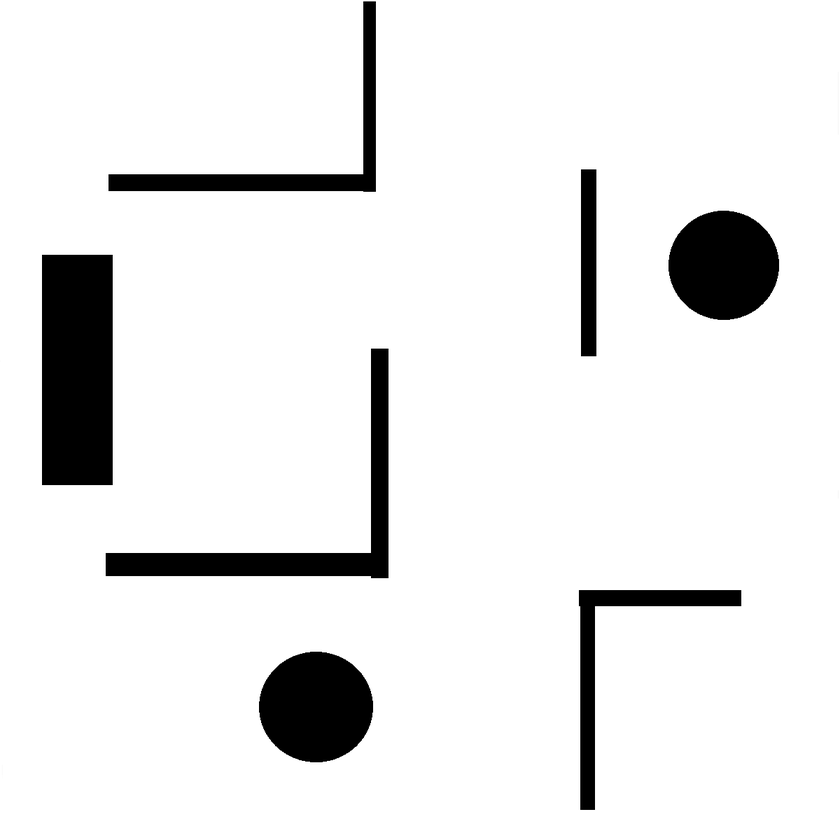
#> input picture Path-Planning/Binary_Map_1200px1200.png, 840 x 840 px, shrunk from 1200 x 1200 before the run, found by its file name
$ python test2.py
#> lines starting #> are read from the running program, lines starting #| are printed output that depends on the picture
#Program too implement a basic animated pyplot
#Plots a sequence of pyplot figures into a gif or mp4 file.

from matplotlib.animation import PillowWriter
from matplotlib import pyplot as plt
import numpy as np
import random
import math
from PIL import Image,ImageOps

#Importing image
img = Image.open(r"C:\Users\large\OneDrive\Documents\Desktop\University-Rover\Path-Planning\Binary_Map_1200px1200.png")
#> img is the input picture: PIL image 840x840 RGBA; mean R, G, B, A 233, 233, 233, 255
#Converting image to greyscale
img = ImageOps.grayscale(img)
#> img: PIL image 840x840 L
#> the loop `for i in range(100):` made 100 passes
#> pass 1, `writer.grab_frame()`:
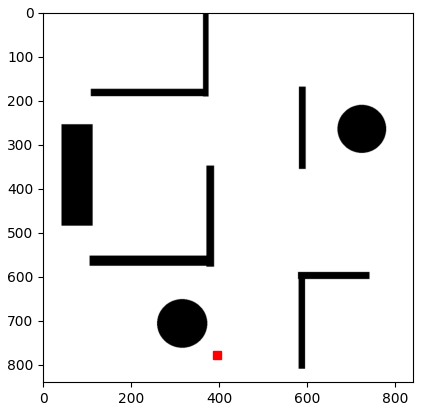
#> figure drawn by matplotlib, 1 panel
matrix = np.asarray(img)


#Making a pyplot figure
fig = plt.figure()
#Plotting the image
img_plot = plt.imshow(img,cmap='gray', vmin=0, vmax=255)
#We create a empty plot too use
l, = plt.plot([],[],'rs')
#Creating a metadata object for gif video
metadata = dict(title="RRT",artist="Preston Ott")
#Creating a PillowWriter object that will store pyplot frames
writer = PillowWriter(fps=15,metadata = metadata)
#Creating 2 numpy arrays to store points
x = np.zeros(0)
y = np.zeros(0)

#using with operator to write frames into writer, it saves (fig), into rrt.gif file,
with writer.saving(fig,"rrt.gif",100):

    #Using a for loop to generate random points and add them to the figure
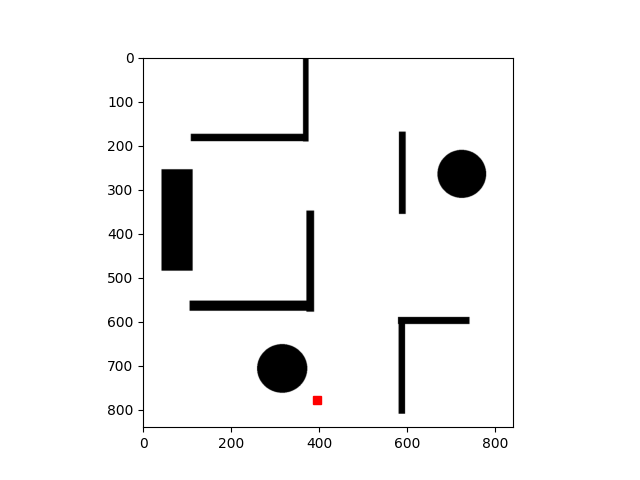
#> saved as rrt.gif: PIL image 640x480 RGBA; mean R, G, B, A 242.9, 242.8, 242.8, 255
    for i in range(100):
        xp = random.randint(0,matrix.shape[0])
        yp = random.randint(1,matrix.shape[1])

        x = np.append(x,xp)
        y = np.append(y,yp)

        #Putting the data in the plot(l)
        l.set_data(x,y)

        #Grabbing the frame in the pyplot figure too add too the gif file
        writer.grab_frame()


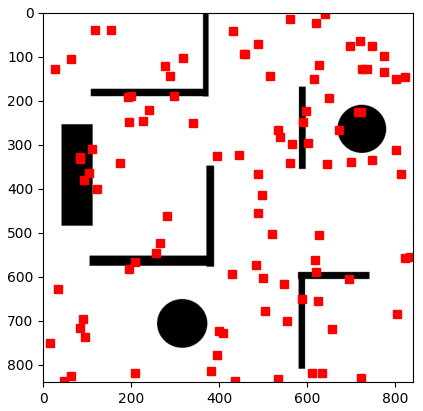
#> figure drawn by matplotlib, 1 panel
